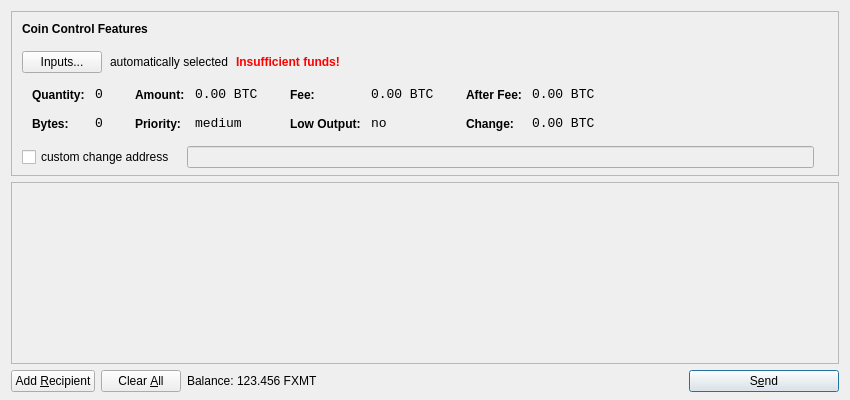
<?xml version="1.0" encoding="UTF-8"?>
<ui version="4.0">
 <class>SendCoinsDialog</class>
 <widget class="QDialog" name="SendCoinsDialog">
  <property name="geometry">
   <rect>
    <x>0</x>
    <y>0</y>
    <width>850</width>
    <height>400</height>
   </rect>
  </property>
  <property name="windowTitle">
   <string>Send Coins</string>
  </property>
  <layout class="QVBoxLayout" name="verticalLayout" stretch="0,1,0">
   <property name="bottomMargin">
    <number>8</number>
   </property>
   <item>
    <widget class="QFrame" name="frameCoinControl">
     <property name="sizePolicy">
      <sizepolicy hsizetype="Expanding" vsizetype="Expanding">
       <horstretch>0</horstretch>
       <verstretch>0</verstretch>
      </sizepolicy>
     </property>
     <property name="maximumSize">
      <size>
       <width>16777215</width>
       <height>16777215</height>
      </size>
     </property>
     <property name="frameShape">
      <enum>QFrame::StyledPanel</enum>
     </property>
     <property name="frameShadow">
      <enum>QFrame::Sunken</enum>
     </property>
     <layout class="QVBoxLayout" name="verticalLayoutCoinControl2">
      <property name="spacing">
       <number>-1</number>
      </property>
      <property name="leftMargin">
       <number>0</number>
      </property>
      <property name="topMargin">
       <number>0</number>
      </property>
      <property name="rightMargin">
       <number>0</number>
      </property>
      <property name="bottomMargin">
       <number>6</number>
      </property>
      <item>
       <layout class="QVBoxLayout" name="verticalLayoutCoinControl" stretch="0,0,0,0,1">
        <property name="spacing">
         <number>0</number>
        </property>
        <property name="leftMargin">
         <number>10</number>
        </property>
        <property name="topMargin">
         <number>10</number>
        </property>
        <item>
         <layout class="QHBoxLayout" name="horizontalLayoutCoinControl1">
          <property name="bottomMargin">
           <number>15</number>
          </property>
          <item>
           <widget class="QLabel" name="labelCoinControlFeatures">
            <property name="sizePolicy">
             <sizepolicy hsizetype="Preferred" vsizetype="Maximum">
              <horstretch>0</horstretch>
              <verstretch>0</verstretch>
             </sizepolicy>
            </property>
            <property name="font">
             <font>
              <weight>75</weight>
              <bold>true</bold>
             </font>
            </property>
            <property name="styleSheet">
             <string notr="true">font-weight:bold;</string>
            </property>
            <property name="text">
             <string>Coin Control Features</string>
            </property>
           </widget>
          </item>
         </layout>
        </item>
        <item>
         <layout class="QHBoxLayout" name="horizontalLayoutCoinControl2" stretch="0,0,0,0">
          <property name="spacing">
           <number>8</number>
          </property>
          <property name="bottomMargin">
           <number>10</number>
          </property>
          <item>
           <widget class="QPushButton" name="pushButtonCoinControl">
            <property name="styleSheet">
             <string notr="true"/>
            </property>
            <property name="text">
             <string>Inputs...</string>
            </property>
           </widget>
          </item>
          <item>
           <widget class="QLabel" name="labelCoinControlAutomaticallySelected">
            <property name="text">
             <string>automatically selected</string>
            </property>
            <property name="margin">
             <number>5</number>
            </property>
           </widget>
          </item>
          <item>
           <widget class="QLabel" name="labelCoinControlInsuffFunds">
            <property name="font">
             <font>
              <weight>75</weight>
              <bold>true</bold>
             </font>
            </property>
            <property name="styleSheet">
             <string notr="true">color:red;font-weight:bold;</string>
            </property>
            <property name="text">
             <string>Insufficient funds!</string>
            </property>
            <property name="margin">
             <number>5</number>
            </property>
           </widget>
          </item>
          <item>
           <spacer name="horizontalSpacerCoinControl">
            <property name="orientation">
             <enum>Qt::Horizontal</enum>
            </property>
            <property name="sizeHint" stdset="0">
             <size>
              <width>40</width>
              <height>1</height>
             </size>
            </property>
           </spacer>
          </item>
         </layout>
        </item>
        <item>
         <widget class="QWidget" name="widgetCoinControl" native="true">
          <property name="sizePolicy">
           <sizepolicy hsizetype="Preferred" vsizetype="Preferred">
            <horstretch>0</horstretch>
            <verstretch>0</verstretch>
           </sizepolicy>
          </property>
          <property name="minimumSize">
           <size>
            <width>0</width>
            <height>0</height>
           </size>
          </property>
          <property name="styleSheet">
           <string notr="true"/>
          </property>
          <layout class="QHBoxLayout" name="horizontalLayoutCoinControl5">
           <property name="margin">
            <number>0</number>
           </property>
           <item>
            <layout class="QHBoxLayout" name="horizontalLayoutCoinControl3" stretch="0,0,0,1">
             <property name="spacing">
              <number>20</number>
             </property>
             <property name="topMargin">
              <number>0</number>
             </property>
             <property name="bottomMargin">
              <number>10</number>
             </property>
             <item>
              <layout class="QFormLayout" name="formLayoutCoinControl1">
               <property name="horizontalSpacing">
                <number>10</number>
               </property>
               <property name="verticalSpacing">
                <number>14</number>
               </property>
               <property name="leftMargin">
                <number>10</number>
               </property>
               <property name="topMargin">
                <number>4</number>
               </property>
               <property name="rightMargin">
                <number>6</number>
               </property>
               <item row="0" column="0">
                <widget class="QLabel" name="labelCoinControlQuantityText">
                 <property name="styleSheet">
                  <string notr="true">font-weight:bold;</string>
                 </property>
                 <property name="text">
                  <string>Quantity:</string>
                 </property>
                 <property name="margin">
                  <number>0</number>
                 </property>
                </widget>
               </item>
               <item row="0" column="1">
                <widget class="QLabel" name="labelCoinControlQuantity">
                 <property name="font">
                  <font>
                   <family>Monospace</family>
                   <pointsize>10</pointsize>
                  </font>
                 </property>
                 <property name="cursor">
                  <cursorShape>IBeamCursor</cursorShape>
                 </property>
                 <property name="contextMenuPolicy">
                  <enum>Qt::ActionsContextMenu</enum>
                 </property>
                 <property name="text">
                  <string notr="true">0</string>
                 </property>
                 <property name="margin">
                  <number>0</number>
                 </property>
                 <property name="textInteractionFlags">
                  <set>Qt::LinksAccessibleByMouse|Qt::TextSelectableByKeyboard|Qt::TextSelectableByMouse</set>
                 </property>
                </widget>
               </item>
               <item row="1" column="0">
                <widget class="QLabel" name="labelCoinControlBytesText">
                 <property name="styleSheet">
                  <string notr="true">font-weight:bold;</string>
                 </property>
                 <property name="text">
                  <string>Bytes:</string>
                 </property>
                </widget>
               </item>
               <item row="1" column="1">
                <widget class="QLabel" name="labelCoinControlBytes">
                 <property name="font">
                  <font>
                   <family>Monospace</family>
                   <pointsize>10</pointsize>
                  </font>
                 </property>
                 <property name="cursor">
                  <cursorShape>IBeamCursor</cursorShape>
                 </property>
                 <property name="contextMenuPolicy">
                  <enum>Qt::ActionsContextMenu</enum>
                 </property>
                 <property name="text">
                  <string notr="true">0</string>
                 </property>
                 <property name="textInteractionFlags">
                  <set>Qt::LinksAccessibleByMouse|Qt::TextSelectableByKeyboard|Qt::TextSelectableByMouse</set>
                 </property>
                </widget>
               </item>
              </layout>
             </item>
             <item>
              <layout class="QFormLayout" name="formLayoutCoinControl2">
               <property name="horizontalSpacing">
                <number>10</number>
               </property>
               <property name="verticalSpacing">
                <number>14</number>
               </property>
               <property name="leftMargin">
                <number>6</number>
               </property>
               <property name="topMargin">
                <number>4</number>
               </property>
               <property name="rightMargin">
                <number>6</number>
               </property>
               <item row="0" column="0">
                <widget class="QLabel" name="labelCoinControlAmountText">
                 <property name="styleSheet">
                  <string notr="true">font-weight:bold;</string>
                 </property>
                 <property name="text">
                  <string>Amount:</string>
                 </property>
                 <property name="margin">
                  <number>0</number>
                 </property>
                </widget>
               </item>
               <item row="0" column="1">
                <widget class="QLabel" name="labelCoinControlAmount">
                 <property name="font">
                  <font>
                   <family>Monospace</family>
                   <pointsize>10</pointsize>
                  </font>
                 </property>
                 <property name="cursor">
                  <cursorShape>IBeamCursor</cursorShape>
                 </property>
                 <property name="contextMenuPolicy">
                  <enum>Qt::ActionsContextMenu</enum>
                 </property>
                 <property name="text">
                  <string notr="true">0.00 BTC</string>
                 </property>
                 <property name="textInteractionFlags">
                  <set>Qt::LinksAccessibleByMouse|Qt::TextSelectableByKeyboard|Qt::TextSelectableByMouse</set>
                 </property>
                </widget>
               </item>
               <item row="1" column="0">
                <widget class="QLabel" name="labelCoinControlPriorityText">
                 <property name="styleSheet">
                  <string notr="true">font-weight:bold;</string>
                 </property>
                 <property name="text">
                  <string>Priority:</string>
                 </property>
                </widget>
               </item>
               <item row="1" column="1">
                <widget class="QLabel" name="labelCoinControlPriority">
                 <property name="font">
                  <font>
                   <family>Monospace</family>
                   <pointsize>10</pointsize>
                  </font>
                 </property>
                 <property name="cursor">
                  <cursorShape>IBeamCursor</cursorShape>
                 </property>
                 <property name="contextMenuPolicy">
                  <enum>Qt::ActionsContextMenu</enum>
                 </property>
                 <property name="text">
                  <string>medium</string>
                 </property>
                 <property name="textInteractionFlags">
                  <set>Qt::LinksAccessibleByMouse|Qt::TextSelectableByKeyboard|Qt::TextSelectableByMouse</set>
                 </property>
                </widget>
               </item>
              </layout>
             </item>
             <item>
              <layout class="QFormLayout" name="formLayoutCoinControl3">
               <property name="horizontalSpacing">
                <number>10</number>
               </property>
               <property name="verticalSpacing">
                <number>14</number>
               </property>
               <property name="leftMargin">
                <number>6</number>
               </property>
               <property name="topMargin">
                <number>4</number>
               </property>
               <property name="rightMargin">
                <number>6</number>
               </property>
               <item row="0" column="0">
                <widget class="QLabel" name="labelCoinControlFeeText">
                 <property name="styleSheet">
                  <string notr="true">font-weight:bold;</string>
                 </property>
                 <property name="text">
                  <string>Fee:</string>
                 </property>
                 <property name="margin">
                  <number>0</number>
                 </property>
                </widget>
               </item>
               <item row="0" column="1">
                <widget class="QLabel" name="labelCoinControlFee">
                 <property name="font">
                  <font>
                   <family>Monospace</family>
                   <pointsize>10</pointsize>
                  </font>
                 </property>
                 <property name="cursor">
                  <cursorShape>IBeamCursor</cursorShape>
                 </property>
                 <property name="contextMenuPolicy">
                  <enum>Qt::ActionsContextMenu</enum>
                 </property>
                 <property name="text">
                  <string notr="true">0.00 BTC</string>
                 </property>
                 <property name="textInteractionFlags">
                  <set>Qt::LinksAccessibleByMouse|Qt::TextSelectableByKeyboard|Qt::TextSelectableByMouse</set>
                 </property>
                </widget>
               </item>
               <item row="1" column="0">
                <widget class="QLabel" name="labelCoinControlLowOutputText">
                 <property name="styleSheet">
                  <string notr="true">font-weight:bold;</string>
                 </property>
                 <property name="text">
                  <string>Low Output:</string>
                 </property>
                </widget>
               </item>
               <item row="1" column="1">
                <widget class="QLabel" name="labelCoinControlLowOutput">
                 <property name="font">
                  <font>
                   <family>Monospace</family>
                   <pointsize>10</pointsize>
                  </font>
                 </property>
                 <property name="cursor">
                  <cursorShape>IBeamCursor</cursorShape>
                 </property>
                 <property name="contextMenuPolicy">
                  <enum>Qt::ActionsContextMenu</enum>
                 </property>
                 <property name="text">
                  <string>no</string>
                 </property>
                 <property name="textInteractionFlags">
                  <set>Qt::LinksAccessibleByMouse|Qt::TextSelectableByKeyboard|Qt::TextSelectableByMouse</set>
                 </property>
                </widget>
               </item>
              </layout>
             </item>
             <item>
              <layout class="QFormLayout" name="formLayoutCoinControl4">
               <property name="horizontalSpacing">
                <number>10</number>
               </property>
               <property name="verticalSpacing">
                <number>14</number>
               </property>
               <property name="leftMargin">
                <number>6</number>
               </property>
               <property name="topMargin">
                <number>4</number>
               </property>
               <property name="rightMargin">
                <number>6</number>
               </property>
               <item row="0" column="0">
                <widget class="QLabel" name="labelCoinControlAfterFeeText">
                 <property name="styleSheet">
                  <string notr="true">font-weight:bold;</string>
                 </property>
                 <property name="text">
                  <string>After Fee:</string>
                 </property>
                 <property name="margin">
                  <number>0</number>
                 </property>
                </widget>
               </item>
               <item row="0" column="1">
                <widget class="QLabel" name="labelCoinControlAfterFee">
                 <property name="font">
                  <font>
                   <family>Monospace</family>
                   <pointsize>10</pointsize>
                  </font>
                 </property>
                 <property name="cursor">
                  <cursorShape>IBeamCursor</cursorShape>
                 </property>
                 <property name="contextMenuPolicy">
                  <enum>Qt::ActionsContextMenu</enum>
                 </property>
                 <property name="text">
                  <string notr="true">0.00 BTC</string>
                 </property>
                 <property name="textInteractionFlags">
                  <set>Qt::LinksAccessibleByMouse|Qt::TextSelectableByKeyboard|Qt::TextSelectableByMouse</set>
                 </property>
                </widget>
               </item>
               <item row="1" column="0">
                <widget class="QLabel" name="labelCoinControlChangeText">
                 <property name="styleSheet">
                  <string notr="true">font-weight:bold;</string>
                 </property>
                 <property name="text">
                  <string>Change:</string>
                 </property>
                </widget>
               </item>
               <item row="1" column="1">
                <widget class="QLabel" name="labelCoinControlChange">
                 <property name="font">
                  <font>
                   <family>Monospace</family>
                   <pointsize>10</pointsize>
                  </font>
                 </property>
                 <property name="cursor">
                  <cursorShape>IBeamCursor</cursorShape>
                 </property>
                 <property name="contextMenuPolicy">
                  <enum>Qt::ActionsContextMenu</enum>
                 </property>
                 <property name="text">
                  <string notr="true">0.00 BTC</string>
                 </property>
                 <property name="textInteractionFlags">
                  <set>Qt::LinksAccessibleByMouse|Qt::TextSelectableByKeyboard|Qt::TextSelectableByMouse</set>
                 </property>
                </widget>
               </item>
              </layout>
             </item>
            </layout>
           </item>
          </layout>
         </widget>
        </item>
        <item>
         <layout class="QHBoxLayout" name="horizontalLayoutCoinControl4" stretch="0,0,0">
          <property name="spacing">
           <number>12</number>
          </property>
          <property name="sizeConstraint">
           <enum>QLayout::SetDefaultConstraint</enum>
          </property>
          <property name="topMargin">
           <number>5</number>
          </property>
          <property name="rightMargin">
           <number>5</number>
          </property>
          <item>
           <widget class="QCheckBox" name="checkBoxCoinControlChange">
            <property name="text">
             <string>custom change address</string>
            </property>
           </widget>
          </item>
          <item>
           <widget class="QLineEdit" name="lineEditCoinControlChange">
            <property name="enabled">
             <bool>false</bool>
            </property>
            <property name="sizePolicy">
             <sizepolicy hsizetype="Expanding" vsizetype="Fixed">
              <horstretch>0</horstretch>
              <verstretch>0</verstretch>
             </sizepolicy>
            </property>
           </widget>
          </item>
          <item>
           <widget class="QLabel" name="labelCoinControlChangeLabel">
            <property name="sizePolicy">
             <sizepolicy hsizetype="Preferred" vsizetype="Expanding">
              <horstretch>0</horstretch>
              <verstretch>0</verstretch>
             </sizepolicy>
            </property>
            <property name="minimumSize">
             <size>
              <width>0</width>
              <height>0</height>
             </size>
            </property>
            <property name="text">
             <string/>
            </property>
            <property name="margin">
             <number>3</number>
            </property>
           </widget>
          </item>
         </layout>
        </item>
        <item>
         <spacer name="verticalSpacerCoinControl">
          <property name="orientation">
           <enum>Qt::Vertical</enum>
          </property>
          <property name="sizeHint" stdset="0">
           <size>
            <width>800</width>
            <height>1</height>
           </size>
          </property>
         </spacer>
        </item>
       </layout>
      </item>
     </layout>
    </widget>
   </item>
   <item>
    <widget class="QScrollArea" name="scrollArea">
     <property name="widgetResizable">
      <bool>true</bool>
     </property>
     <widget class="QWidget" name="scrollAreaWidgetContents">
      <property name="geometry">
       <rect>
        <x>0</x>
        <y>0</y>
        <width>830</width>
        <height>165</height>
       </rect>
      </property>
      <layout class="QVBoxLayout" name="verticalLayout_2">
       <property name="margin">
        <number>0</number>
       </property>
       <item>
        <layout class="QVBoxLayout" name="entries">
         <property name="spacing">
          <number>6</number>
         </property>
        </layout>
       </item>
       <item>
        <spacer name="verticalSpacer">
         <property name="orientation">
          <enum>Qt::Vertical</enum>
         </property>
         <property name="sizeHint" stdset="0">
          <size>
           <width>20</width>
           <height>40</height>
          </size>
         </property>
        </spacer>
       </item>
      </layout>
     </widget>
    </widget>
   </item>
   <item>
    <layout class="QHBoxLayout" name="horizontalLayout">
     <item>
      <widget class="QPushButton" name="addButton">
       <property name="toolTip">
        <string>Send to multiple recipients at once</string>
       </property>
       <property name="text">
        <string>Add &amp;Recipient</string>
       </property>
       <property name="icon">
        <iconset resource="../bitcoin.qrc">
         <normaloff>:/icons/add</normaloff>:/icons/add</iconset>
       </property>
       <property name="autoDefault">
        <bool>false</bool>
       </property>
      </widget>
     </item>
     <item>
      <widget class="QPushButton" name="clearButton">
       <property name="sizePolicy">
        <sizepolicy hsizetype="Minimum" vsizetype="Fixed">
         <horstretch>0</horstretch>
         <verstretch>0</verstretch>
        </sizepolicy>
       </property>
       <property name="toolTip">
        <string>Remove all transaction fields</string>
       </property>
       <property name="text">
        <string>Clear &amp;All</string>
       </property>
       <property name="icon">
        <iconset resource="../bitcoin.qrc">
         <normaloff>:/icons/remove</normaloff>:/icons/remove</iconset>
       </property>
       <property name="autoRepeatDelay">
        <number>300</number>
       </property>
       <property name="autoDefault">
        <bool>false</bool>
       </property>
      </widget>
     </item>
     <item>
      <layout class="QHBoxLayout" name="horizontalLayout_2">
       <property name="spacing">
        <number>3</number>
       </property>
       <item>
        <widget class="QLabel" name="label">
         <property name="text">
          <string>Balance:</string>
         </property>
        </widget>
       </item>
       <item>
        <widget class="QLabel" name="labelBalance">
         <property name="cursor">
          <cursorShape>IBeamCursor</cursorShape>
         </property>
         <property name="text">
          <string>123.456 FXMT</string>
         </property>
         <property name="textInteractionFlags">
          <set>Qt::LinksAccessibleByMouse|Qt::TextSelectableByKeyboard|Qt::TextSelectableByMouse</set>
         </property>
        </widget>
       </item>
      </layout>
     </item>
     <item>
      <spacer name="horizontalSpacer">
       <property name="orientation">
        <enum>Qt::Horizontal</enum>
       </property>
       <property name="sizeHint" stdset="0">
        <size>
         <width>40</width>
         <height>20</height>
        </size>
       </property>
      </spacer>
     </item>
     <item>
      <widget class="QPushButton" name="sendButton">
       <property name="minimumSize">
        <size>
         <width>150</width>
         <height>0</height>
        </size>
       </property>
       <property name="toolTip">
        <string>Confirm the send action</string>
       </property>
       <property name="text">
        <string>S&amp;end</string>
       </property>
       <property name="icon">
        <iconset resource="../bitcoin.qrc">
         <normaloff>:/icons/send</normaloff>:/icons/send</iconset>
       </property>
       <property name="default">
        <bool>true</bool>
       </property>
      </widget>
     </item>
    </layout>
   </item>
  </layout>
 </widget>
 <resources>
  <include location="../bitcoin.qrc"/>
 </resources>
 <connections/>
</ui>
